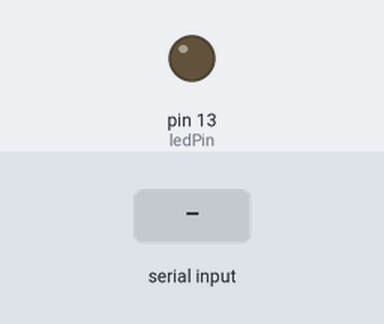
This sketch was run on a simulated Arduino Uno, built with avr-gcc and run on an emulated ATmega328P. Parts: output pins drawn as LEDs (lit = HIGH). Inputs (shaded band) come from the test bench. What the sketch prints to the serial monitor is not drawn.

Above: at 1.2 s.
1.3 s: "E" received over Serial
At 1.7 s:
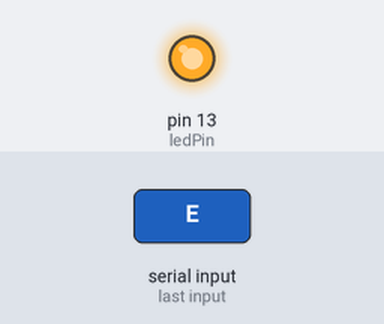
Timing chart, 0 to 4.3 s (numbered marks = the images above; inputs shaded):
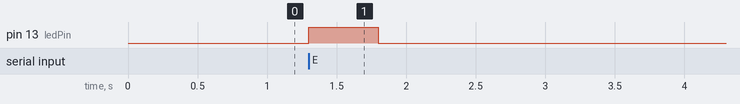

The sketch:

001.HelloWorld.ino
```cpp
int ledPin = 13;
int val;

void setup()
{
  Serial.begin(9600);
  pinMode(ledPin, OUTPUT);
}

void loop()
{
  val = Serial.read();

  if(val == 'E')
  {
    digitalWrite(ledPin, HIGH);
    delay(500);
    digitalWrite(ledPin, LOW);
    Serial.println("Hello World!");
  }
}
```

Measured:
- after the input at 1.3 s, pin 13 (ledPin): LOW → HIGH at once, → LOW 0.50 s later
